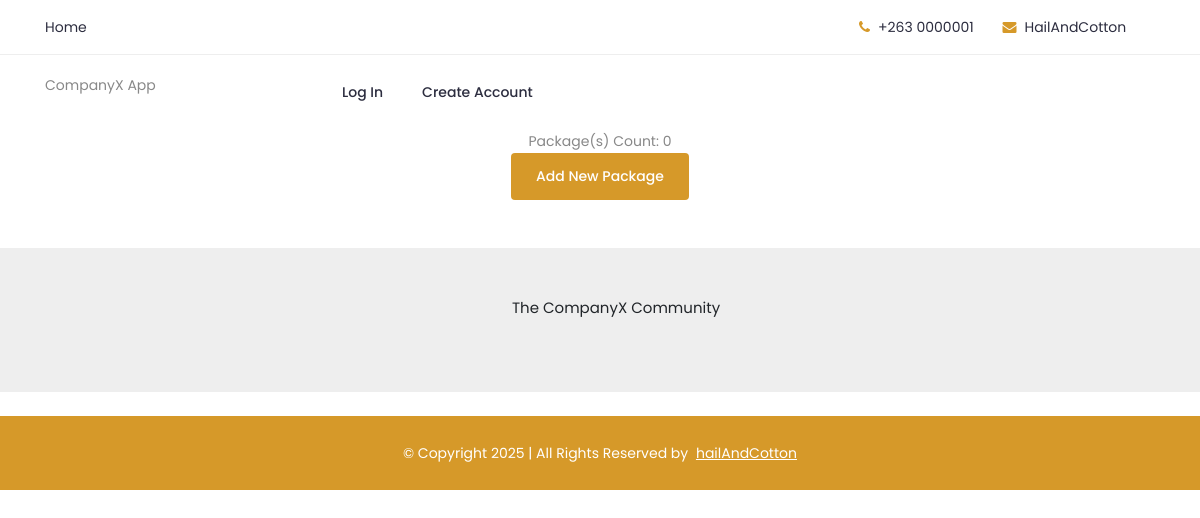
Before: /packaging/list-package/ with the older database file.
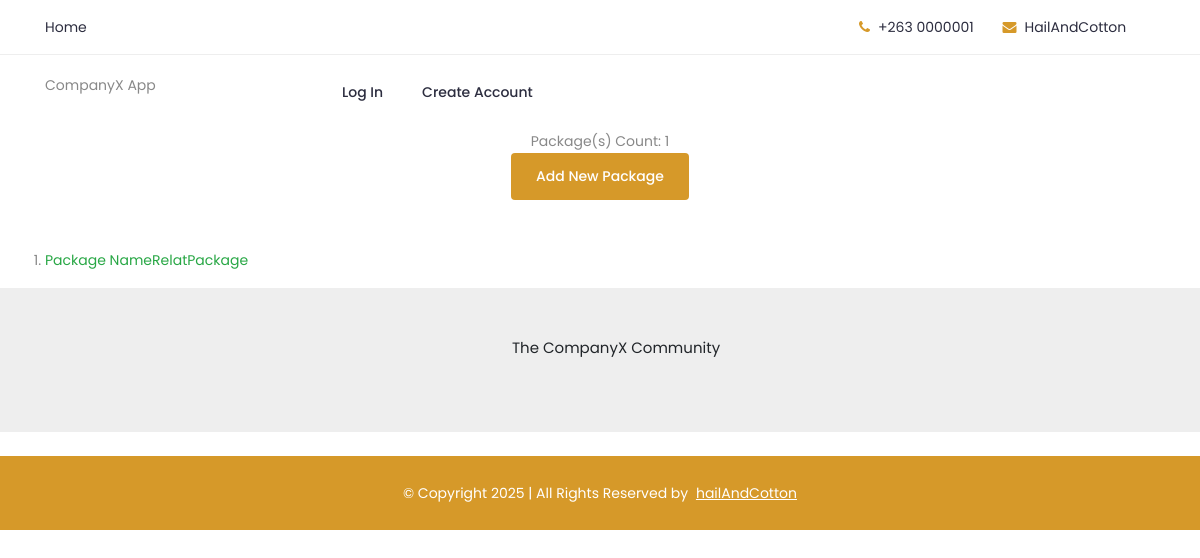
After: the same page with the newer database file.
### packaging/models.py (models this page shows, shortened)
class Package(models.Model):
    name = models.CharField(max_length=100)
    package_type = models.CharField(max_length=100, choices=PACKAGE_TYPE)
    serial_number = models.CharField(max_length=100, unique=True)
    type_of_product = models.CharField(max_length=100, unique=True)
    mass_of_product = models.PositiveIntegerField(default=0)
    line = models.ForeignKey('Line', on_delete=models.CASCADE, null=True, blank=True)
    pallet = models.ForeignKey('Pallet', on_delete=models.CASCADE, null=True, blank=True)

### packaging/views/package_view.py (the view)
# urls.py: path('list-package/', PackageListView.as_view(), name='package_list'),
class PackageListView(generic.ListView):
    template_name = 'packaging/package_list.html'
    context_object_name = 'packages'
    def get_queryset(self):
        package = Package.objects.all()
        return package

### packaging/templates/packaging/package_list.html
{%  extends 'base.html' %}
{%  block content %}
<div class="container text-center">
    Package(s) Count: {{ packages.count }}
    <br/>
    <a class="btn btn-sm text-white" href="{% url 'packaging-service:package_create' %}">Add New  Package</a>
</div>
<div class="container mt-5">
    <ol>
        {% for package in packages %}
                <li>
                    <a class="text-success" href="{% url 'packaging-service:package_detail' package.pk %}">Package Name{{ package.name }}</a>
                </li>
        {%  endfor %}
    </ol>
</div>
{%  endblock %}

Changed rows visible on the page:
added Package: name "RelatPackage"
Other visible differences:
{{ packages.count }}: "0" → "1"
